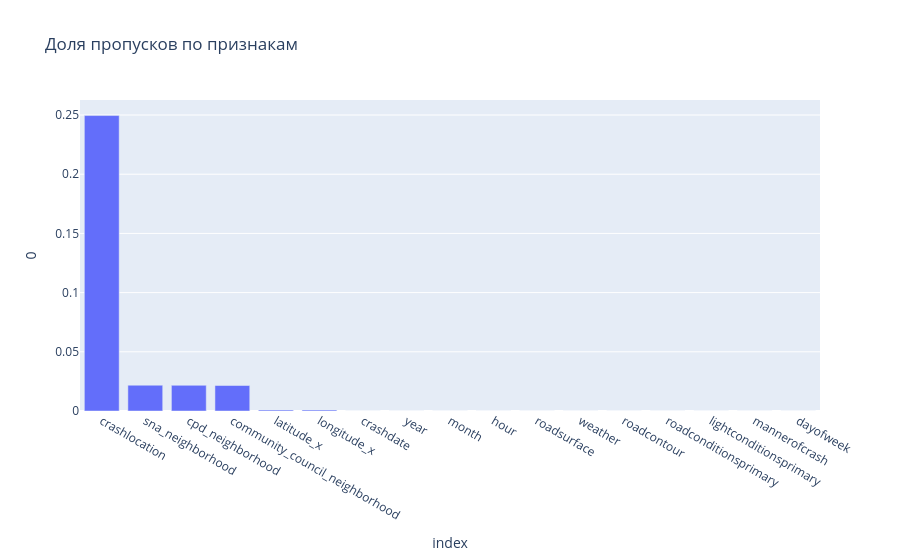

This figure's notebook cell:
### Code cell
px.bar(missing[missing > 0].reset_index(), x='index', y=0, title='Доля пропусков по признакам')

### Figure 1 — Plotly figure (JSON) as saved in the notebook; plotly's stock layout.template omitted (floating-point values rounded to 4 significant figures)
{"data": [{"hovertemplate": "index=%{x}<br>0=%{y}<extra></extra>", "legendgroup": "", "marker": {"color": "#636efa", "pattern": {"shape": ""}}, "name": "", "orientation": "v", "showlegend": false, "textposition": "auto", "type": "bar", "x": ["crashlocation", "sna_neighborhood", "cpd_neighborhood", "community_council_neighborhood", "latitude_x", "longitude_x", "crashdate", "year", "month", "hour", "roadsurface", "weather", "roadcontour", "roadconditionsprimary", "lightconditionsprimary", "mannerofcrash", "dayofweek"], "xaxis": "x", "y": [0.2496, 0.02178, 0.02169, 0.02153, 0.000859, 0.000859, 2.241e-05, 2.241e-05, 2.241e-05, 2.241e-05, 1.494e-05, 1.494e-05, 1.494e-05, 1.494e-05, 1.494e-05, 7.47e-06, 7.47e-06], "yaxis": "y"}], "layout": {"barmode": "relative", "legend": {"tracegroupgap": 0}, "title": {"text": "Доля пропусков по признакам"}, "xaxis": {"anchor": "y", "domain": [0, 1], "title": {"text": "index"}}, "yaxis": {"anchor": "x", "domain": [0, 1], "title": {"text": "0"}}}}
